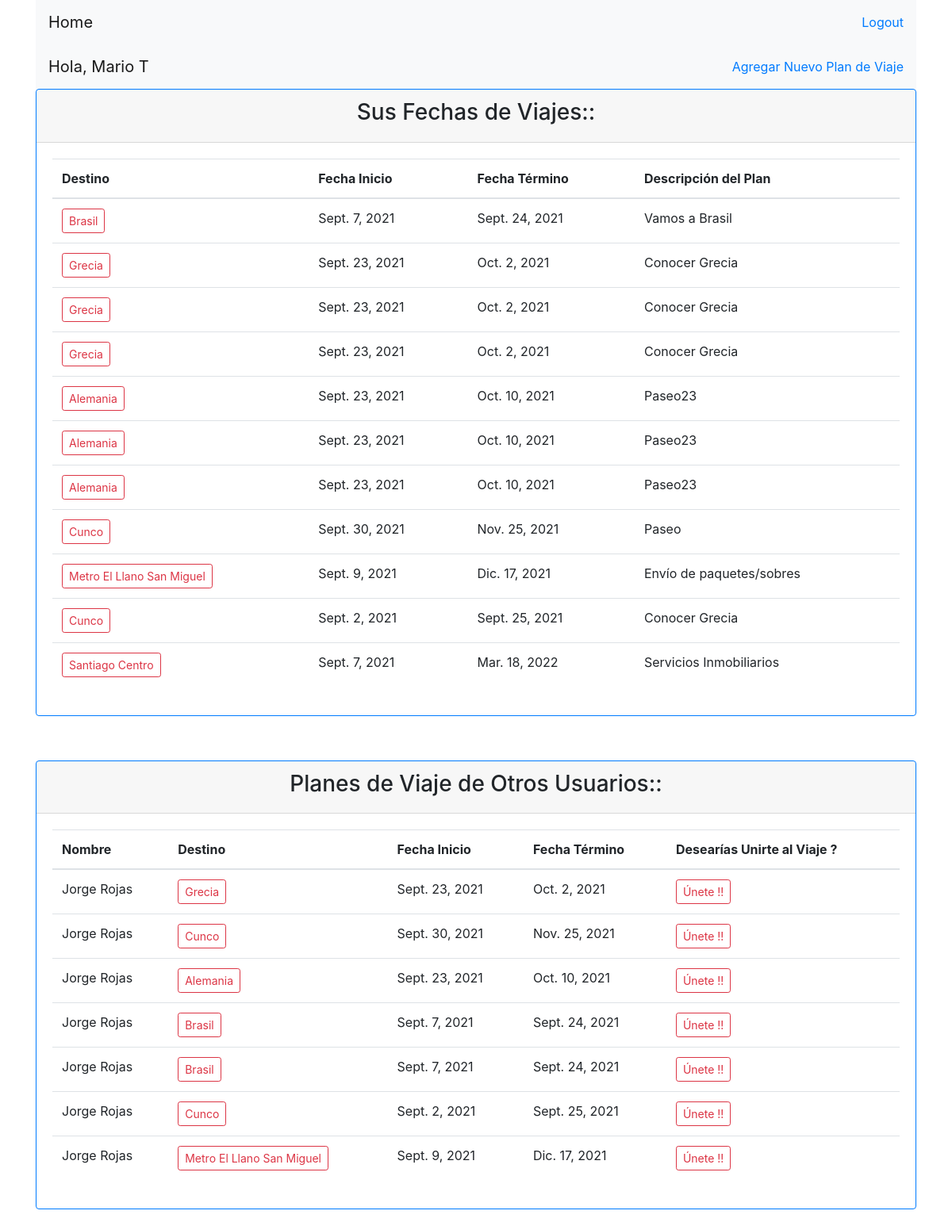
/travels (signed in), run on the app's committed database.
### login/models.py (models this page shows)
class User(models.Model):
    id = models.AutoField(primary_key=True)
    nombre = models.CharField(max_length=40)
    email = models.CharField(max_length=40)
    password = models.CharField(max_length=255)
    rol = models.PositiveIntegerField(default=1)
    created_at = models.DateTimeField(auto_now_add=True)
    updated_at = models.DateTimeField(auto_now=True)
    objects = UserManager()

### travels/models.py (models this page shows)
class Travel(models.Model):
    id = models.AutoField(primary_key=True)
    destino = models.CharField(max_length=40)
    descripcion = models.CharField(max_length=40)
    fechaDesde = models.DateField()
    fechaHasta = models.DateField()
    estado = models.IntegerField()
    usuario=models.ForeignKey(login_models.User, related_name="usuario", on_delete=models.DO_NOTHING)
    created_at = models.DateTimeField(auto_now_add=True)
    updated_at = models.DateTimeField(auto_now=True)
    objects = TravelManager()

### travels/views.py (the view)
# urls.py: path('', include('travels.urls')),
def travels(request):
    reg_user = User.objects.get(id=request.session['user_id'])
    MisTravels = Travel.objects.filter(usuario = reg_user)
    OtrosTravels = Travel.objects.raw(
        "SELECT a.id, a.destino, a.descripcion, a.fechaDesde, a.fechaHasta, b.nombre FROM travels_travel a JOIN login_user b ON a.usuario_id = b.id and b.id not in (" + str(request.session['user_id']) + ") order BY b.id"
        )
    context = {
        "active_user": reg_user,
        "MisTravels": MisTravels,
        "OtrosTravels": OtrosTravels,
    }
    return render(request,'index.html', context)

### travels/templates/index.html (shortened to what this page needs)
<!DOCTYPE html>
<html lang="en">
<head>
    {% load static %}
    <link rel="stylesheet" href="https://cdn.jsdelivr.net/npm/bootstrap@4.6.0/dist/css/bootstrap.min.css">
</head>
<body>
    <div class="container">
        {% include "navbar.html" %}
        <nav class="navbar navbar-light bg-light">
            <a class="navbar-brand">Hola, {{request.session.user_name}}</a>
            <form class="form-inline">
                <a href="travels/add">Agregar Nuevo Plan de Viaje</a>
            </form>
        </nav>
        <div class="card border-primary mb-3" style="max-width: 180rem;">
            <div class="card-header" align="center">
                <h3>Sus Fechas de Viajes::</h3>
            </div>
            <div class="card-body" align="center">
                <table class="table" id="data">
                    <thead>
                        <tr>
                        <th scope="col">Destino</th>
                        <th scope="col">Fecha Inicio</th>
                        <th scope="col">Fecha Término</th>
                        <th scope="col">Descripción del Plan</th>
                        </tr>
                    </thead>
                    <tbody>
                        {% for mitravel in MisTravels %}
                        <tr>
                        <td>
                            <form class="form-inline" action="travels/destination" method="POST">
                                <button type="submit" class="btn btn-sm btn-outline-danger">{{mitravel.destino}}</button>
                            </form>
                        </td>
                        <td>{{mitravel.fechaDesde}}</td>
                        <td>{{mitravel.fechaHasta}}</td>
                        <td>{{mitravel.descripcion}}</td>
                        </tr>
                        {% endfor %}
                    </tbody>
                </table>
            </div>
        </div>
        <div class="card-body">
        </div>
        <div class="card border-primary mb-3" style="max-width: 180rem;">
            <div class="card-header" align="center">
                <h3>Planes de Viaje de Otros Usuarios::</h3>
            </div>
            <div class="card-body" align="center">
                <table class="table" id="data">
                    <thead>
                        <tr>
                        <th scope="col">Nombre</th>
                        <th scope="col">Destino</th>
                        <th scope="col">Fecha Inicio</th>
                        <th scope="col">Fecha Término</th>
                        <th scope="col">Desearías Unirte al Viaje ?</th>
                        </tr>
                    </thead>
                    <tbody>
                        {% for otrotravel in OtrosTravels %}
                        <tr>
                        <td>{{otrotravel.nombre}}</td>
                        <td>
                            <form class="form-inline" action="travels/destination" method="POST">
                                <button type="submit" class="btn btn-sm btn-outline-danger">{{otrotravel.destino}}</button>
                            </form>
                        </td>
                        <td>{{otrotravel.fechaDesde}}</td>
                        <td>{{otrotravel.fechaHasta}}</td>
                        <td>
                            <form class="form-inline" action="updatetravel" method="POST">
                                <button type="submit" class="btn btn-sm btn-outline-danger">Únete !!</button>
                            </form>
                        </td>
                        </tr>
                        {% endfor %}
                    </tbody>
                </table>
            </div>
        </div>
    </div>
</body>
</html>

### travels/templates/navbar.html
<nav class="navbar navbar-light bg-light">
  <a class="navbar-brand" href="/travels">Home</a>
  <form class="form-inline">
    <a href="/logout">Logout</a>
  </form>
</nav>

### data on the page
User: session.user_name "Mario T"
Travel: destino "Brasil", fechaDesde "Sept. 7, 2021", fechaHasta "Sept. 24, 2021", descripcion "Vamos a Brasil"
Travel: destino "Grecia", fechaDesde "Sept. 23, 2021", fechaHasta "Oct. 2, 2021", descripcion "Conocer Grecia"
Travel: destino "Grecia", fechaDesde "Sept. 23, 2021", fechaHasta "Oct. 2, 2021", descripcion "Conocer Grecia"
Travel: destino "Grecia", fechaDesde "Sept. 23, 2021", fechaHasta "Oct. 2, 2021", descripcion "Conocer Grecia"
Travel: destino "Alemania", fechaDesde "Sept. 23, 2021", fechaHasta "Oct. 10, 2021", descripcion "Paseo23"
Travel: destino "Alemania", fechaDesde "Sept. 23, 2021", fechaHasta "Oct. 10, 2021", descripcion "Paseo23"
Travel: destino "Alemania", fechaDesde "Sept. 23, 2021", fechaHasta "Oct. 10, 2021", descripcion "Paseo23"
Travel: destino "Cunco", fechaDesde "Sept. 30, 2021", fechaHasta "Nov. 25, 2021", descripcion "Paseo"
Travel: destino "Metro El Llano San Miguel", fechaDesde "Sept. 9, 2021", fechaHasta "Dic. 17, 2021", descripcion "Envío de paquetes/sobres"
Travel: destino "Cunco", fechaDesde "Sept. 2, 2021", fechaHasta "Sept. 25, 2021", descripcion "Conocer Grecia"
Travel: destino "Santiago Centro", fechaDesde "Sept. 7, 2021", fechaHasta "Mar. 18, 2022", descripcion "Servicios Inmobiliarios"
Travel: nombre "Jorge Rojas", destino "Grecia", fechaDesde "Sept. 23, 2021", fechaHasta "Oct. 2, 2021"
Travel: nombre "Jorge Rojas", destino "Cunco", fechaDesde "Sept. 30, 2021", fechaHasta "Nov. 25, 2021"
Travel: nombre "Jorge Rojas", destino "Alemania", fechaDesde "Sept. 23, 2021", fechaHasta "Oct. 10, 2021"
Travel: nombre "Jorge Rojas", destino "Brasil", fechaDesde "Sept. 7, 2021", fechaHasta "Sept. 24, 2021"
Travel: nombre "Jorge Rojas", destino "Brasil", fechaDesde "Sept. 7, 2021", fechaHasta "Sept. 24, 2021"
Travel: nombre "Jorge Rojas", destino "Cunco", fechaDesde "Sept. 2, 2021", fechaHasta "Sept. 25, 2021"
Travel: nombre "Jorge Rojas", destino "Metro El Llano San Miguel", fechaDesde "Sept. 9, 2021", fechaHasta "Dic. 17, 2021"
